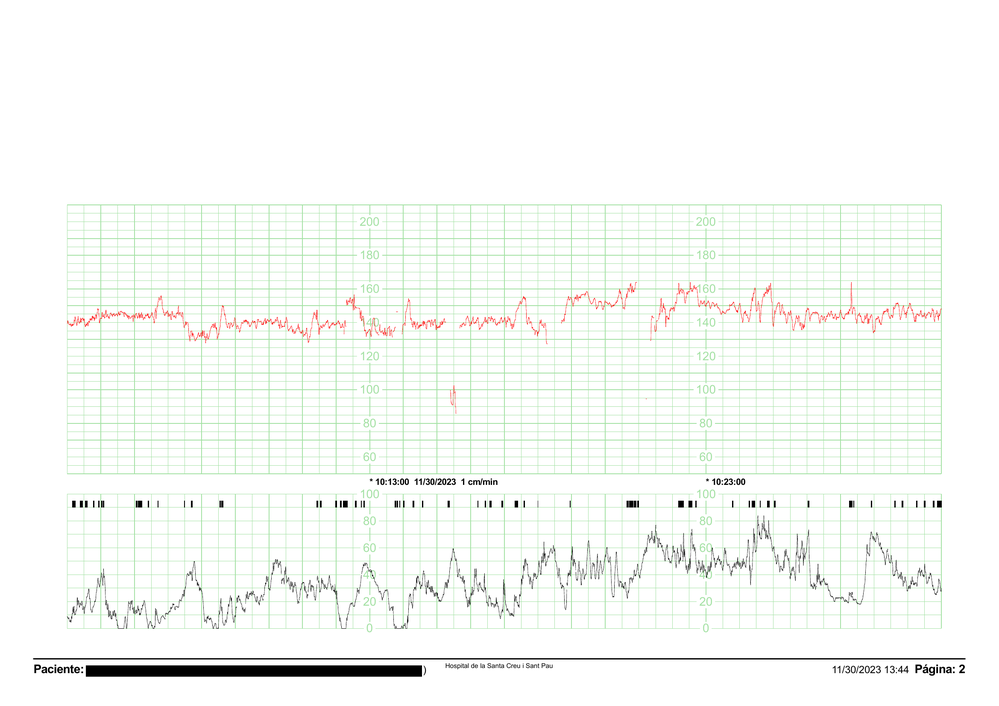
#> input picture src/core/img2.png, 999 x 706 px, shrunk from 2339 x 1654 before the run
$ python -i segmentation.py   (imports and definitions only)
#> lines starting #> are read from the running program, lines starting #| are printed output that depends on the picture; after the words box and inside, x2 and y2 are one past the last pixel; in counts of white or black regions, pixels touching at a corner belong together
#> further down, picture is the input picture: shape (706, 999, 3); mean B, G, R 246.2, 249.4, 246.8
import cv2
import numpy as np


def segment_colors(img):
    green_segmented_img = segment_green(img)
    red_segmented_img = segment_red(img)
    black_segmented_img = detect_and_paint(img) #segment_black(img)

    return green_segmented_img, red_segmented_img, black_segmented_img


def segment_green(image):
    # Convert the image from BGR to HSV color space
    hsv = cv2.cvtColor(image, cv2.COLOR_BGR2HSV)
#> hsv: shape (706, 999, 3); mean H, S, V 14.8, 4, 250

    # Define the lower and upper bounds for the green color in HSV
    lower_green = np.array([25, 25, 25])  # Adjust these values based on your specific case
    upper_green = np.array([110, 255, 255])  # Adjust these values based on your specific case

    # Create a mask using the inRange function to segment the green color
    mask = cv2.inRange(hsv, lower_green, upper_green)
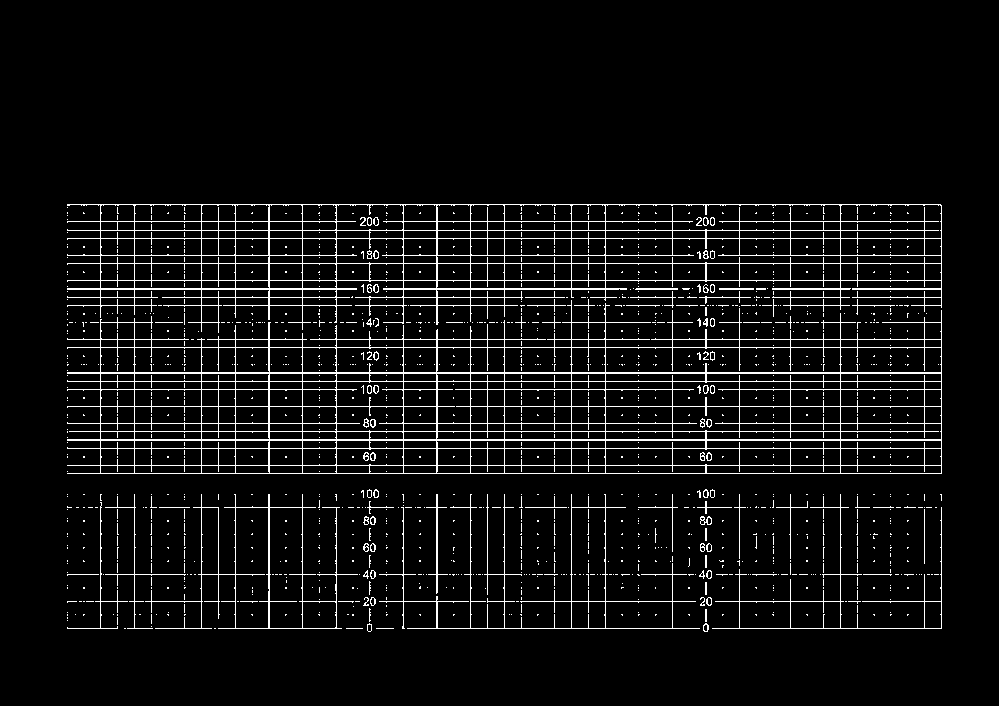
#> mask: shape (706, 999); 5.8% white in thin lines or dots, all inside (x1, y1, x2, y2) = (67, 204, 942, 632)

    # Apply the mask to the original image to get the segmented green values
    result = cv2.bitwise_and(image, image, mask=mask)
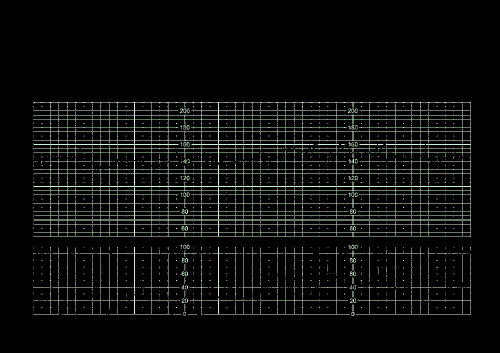
#> result: shape (706, 999, 3) (shown at 1/2 size); mean B, G, R 11.8, 13.7, 11.8

    return result

def segment_red(image):
    # Convert the image from BGR to HSV color space
    hsv = cv2.cvtColor(image, cv2.COLOR_BGR2HSV)

    # Define the lower and upper bounds for the red color in HSV
    lower_red1 = np.array([0, 100, 100])  # Adjust these values based on your specific case
    upper_red1 = np.array([10, 255, 255])  # Adjust these values based on your specific case
    lower_red2 = np.array([160, 100, 100])  # Adjust these values based on your specific case
    upper_red2 = np.array([180, 255, 255])  # Adjust these values based on your specific case

    # Create masks using the inRange function to segment the red color
    mask1 = cv2.inRange(hsv, lower_red1, upper_red1)
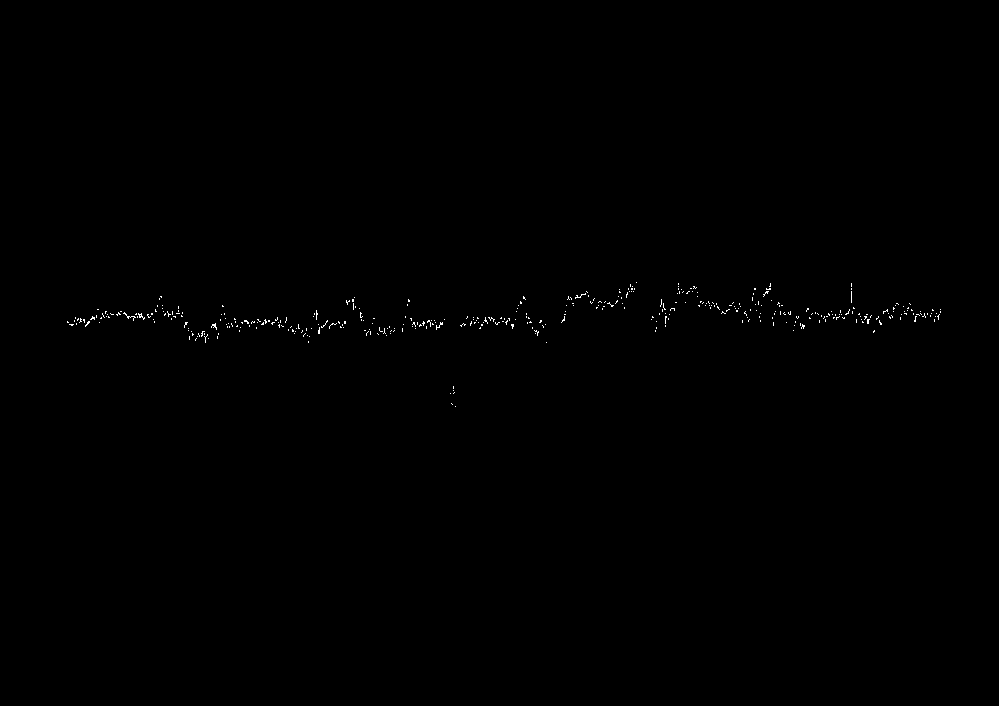
#> mask1: shape (706, 999); 0.2% white in thin lines or dots, all inside (x1, y1, x2, y2) = (67, 282, 941, 407)
    mask2 = cv2.inRange(hsv, lower_red2, upper_red2)
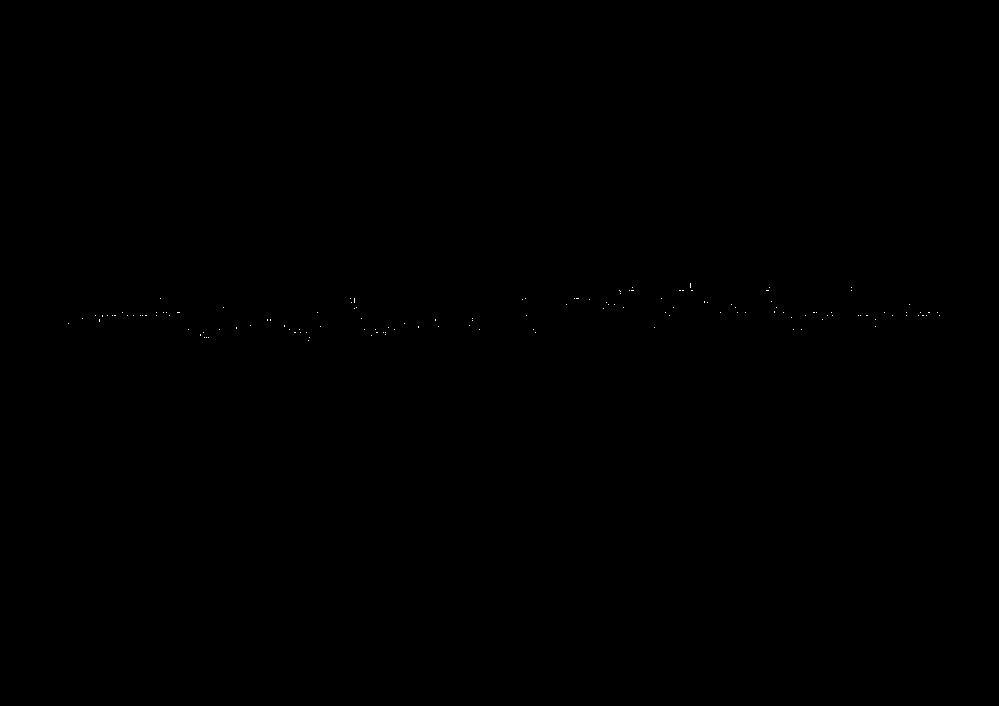
#> mask2: shape (706, 999); 0.02% white in thin lines or dots, all inside (x1, y1, x2, y2) = (68, 283, 940, 341)

    # Combine masks to get the final mask for red color
    mask_red = cv2.bitwise_or(mask1, mask2)

    # Apply the mask to the original image to get the segmented red values
    result_red = cv2.bitwise_and(image, image, mask=mask_red)

    return result_red

# [16 lines left out: function segment_black, not called in this run]

def detect_and_paint(image):

    # Create a mask for pixels with values (0, 0, 0)
    mask_black = np.all(image == [0, 0, 0], axis=-1)
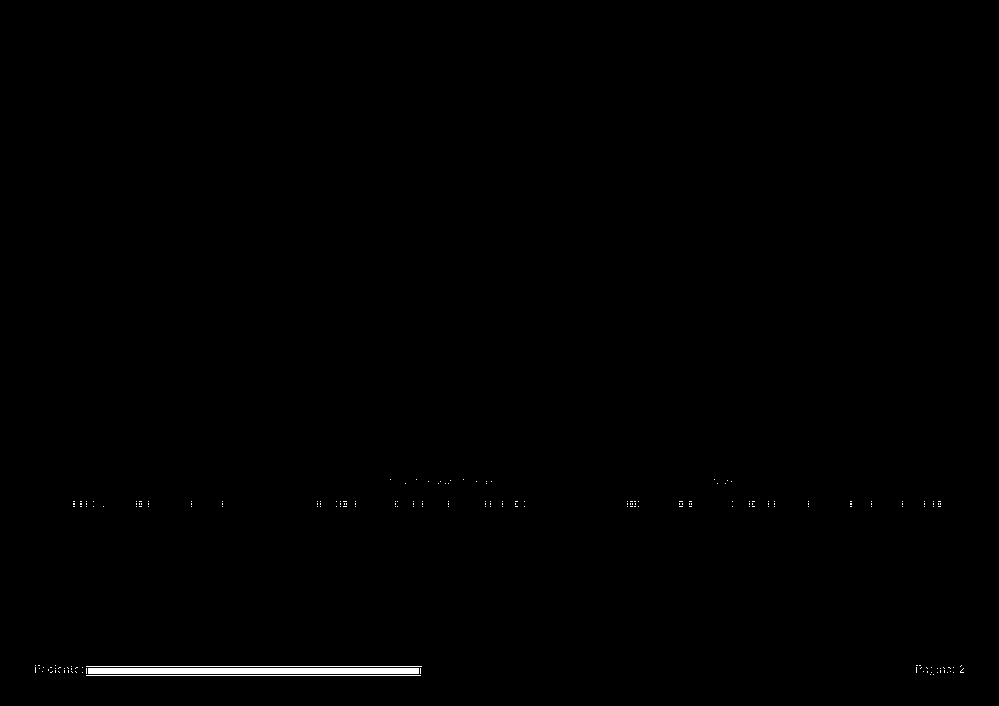
#> mask_black: shape (706, 999) bool; 0.43% white; 203 white regions (200 under 20 px), largest, box (x1, y1, x2, y2) and area: (88, 668, 419, 674) 1986, (86, 666, 422, 667) 336, (86, 675, 421, 676) 335

    # Create a white image
    white_image = np.ones_like(image) * 255

    # Paint pixels with values (0, 0, 0) black in the white image
    white_image[mask_black] = image[mask_black]


    return white_image

>>> import cv2
>>> picture = cv2.imread('../img2.png')
>>> result = segment_colors(picture)

$ run again, on src/core/img24.png
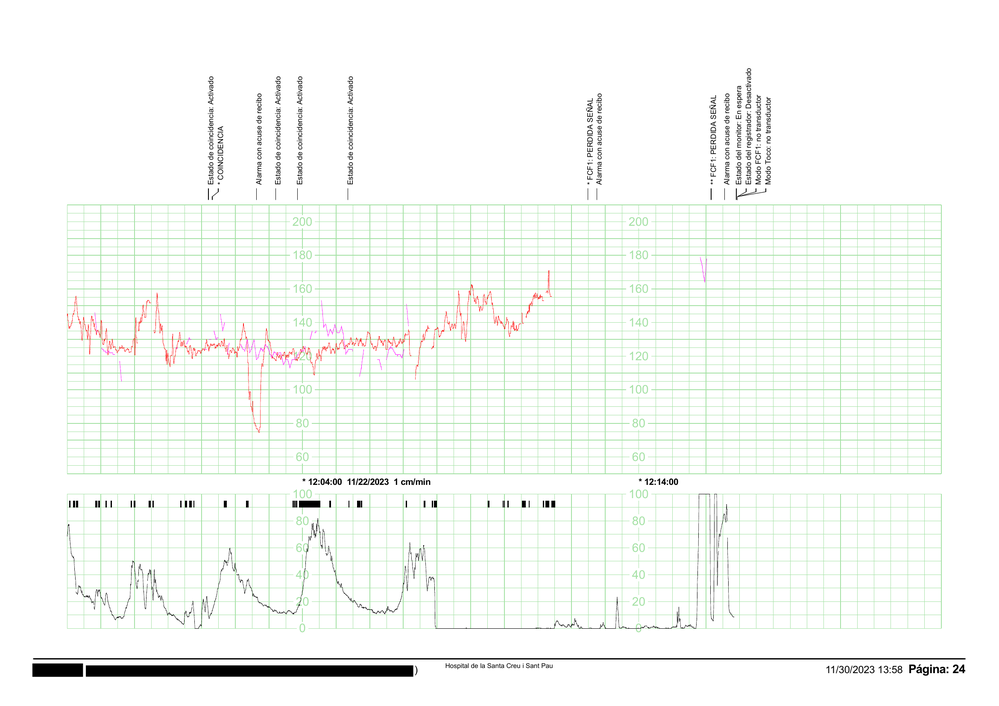
#> input picture src/core/img24.png, 999 x 706 px, shrunk from 2339 x 1654 before the run
#> picture is the input picture: shape (706, 999, 3); mean B, G, R 245.9, 249, 246.3
#> hsv: shape (706, 999, 3); mean H, S, V 14.8, 3.9, 249.5
#> in segment_green, `mask = cv2.inRange(hsv, lower_green, upper_green)`:
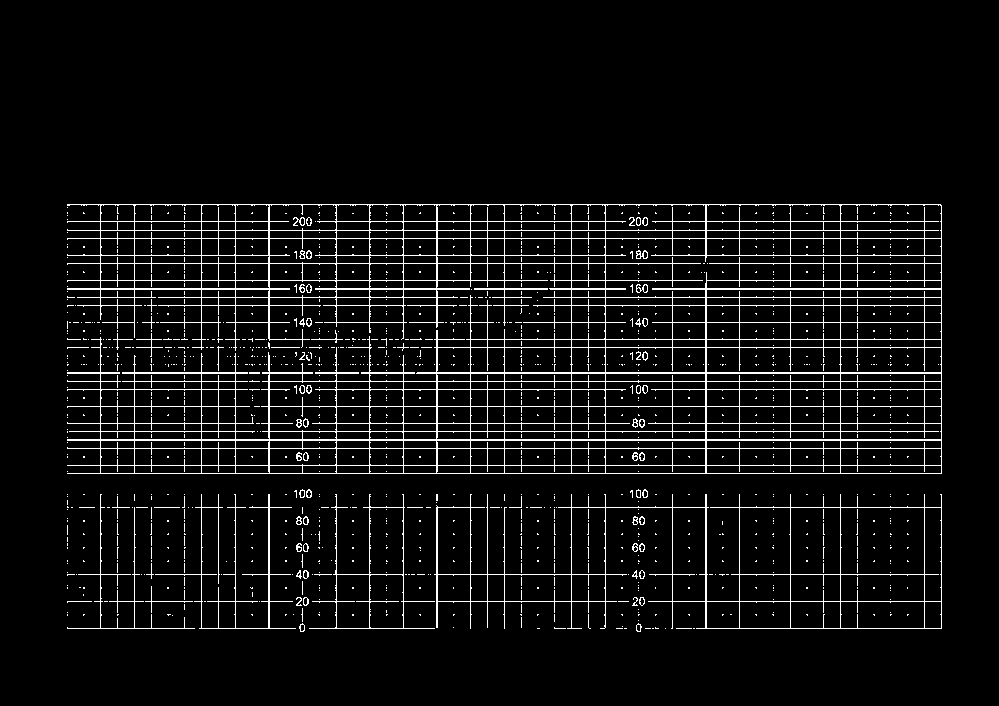
#> mask: shape (706, 999); 5.8% white in thin lines or dots, all inside (x1, y1, x2, y2) = (67, 204, 942, 632)
#> mask1: shape (706, 999); 0.12% white in thin lines or dots, all inside (x1, y1, x2, y2) = (67, 271, 551, 432)
#> mask2: shape (706, 999); 0.02% white in thin lines or dots, all inside (x1, y1, x2, y2) = (68, 287, 549, 431)
#> in detect_and_paint, `mask_black = np.all(image == [0, 0, 0], axis=-1)`:
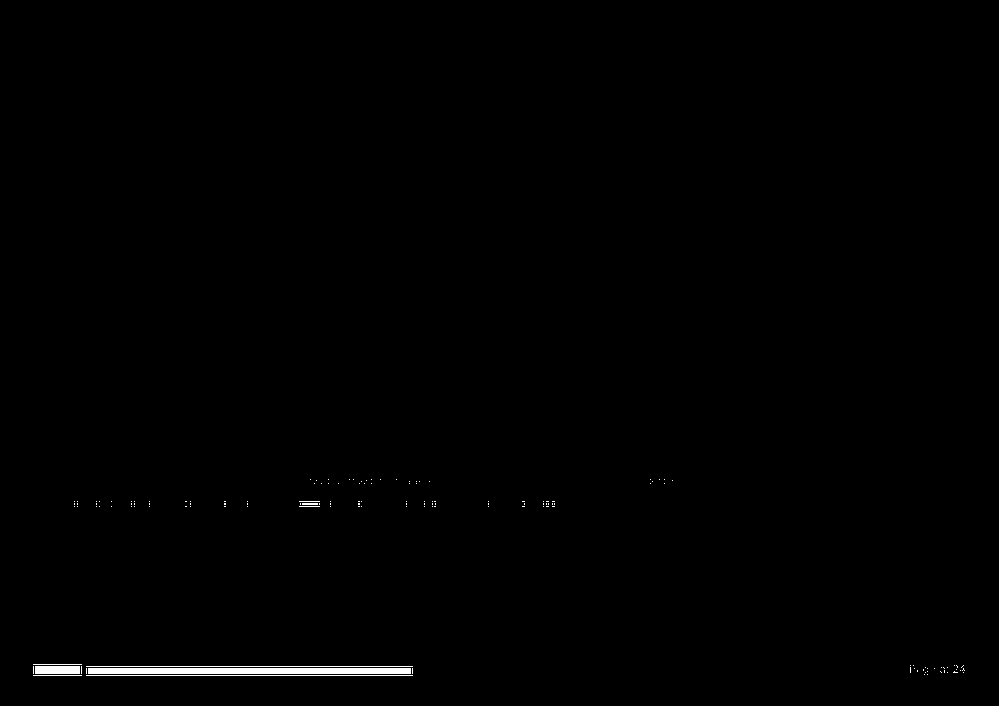
#> mask_black: shape (706, 999) bool; 0.48% white; 142 white regions (133 under 20 px), largest, box (x1, y1, x2, y2) and area: (88, 668, 411, 674) 1938, (35, 666, 80, 674) 360, (86, 666, 413, 667) 327

$ run again, on src/core/img3.png
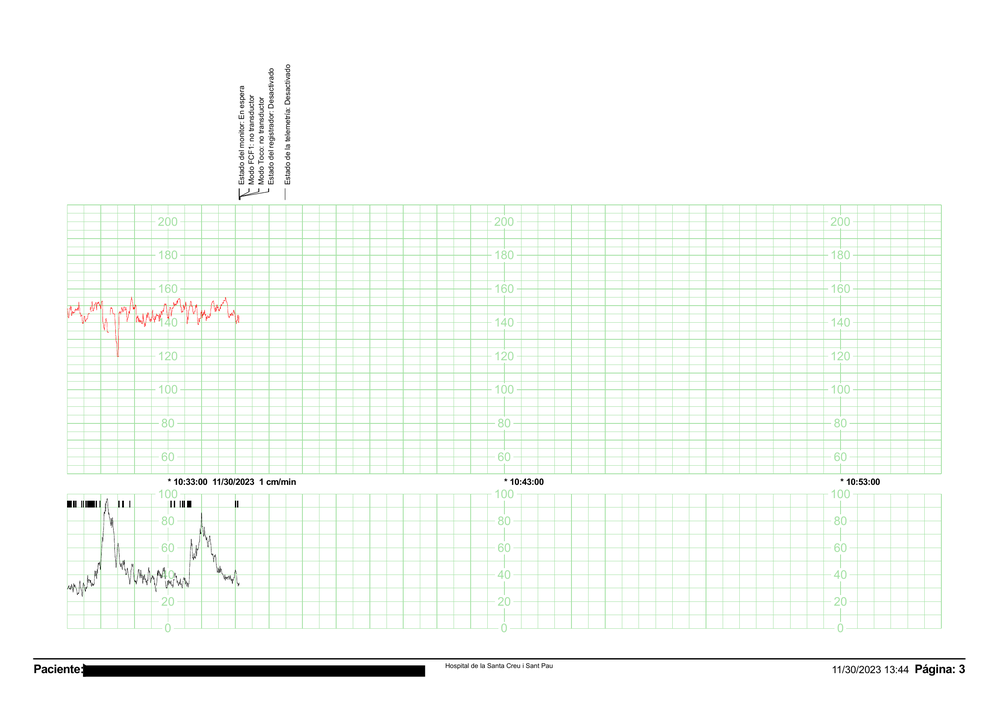
#> input picture src/core/img3.png, 999 x 706 px, shrunk from 2339 x 1654 before the run
#> picture is the input picture: shape (706, 999, 3); mean B, G, R 247.1, 250.4, 247.2
#> hsv: shape (706, 999, 3); mean H, S, V 14.5, 3.6, 250.5
#> in segment_green, `mask = cv2.inRange(hsv, lower_green, upper_green)`:
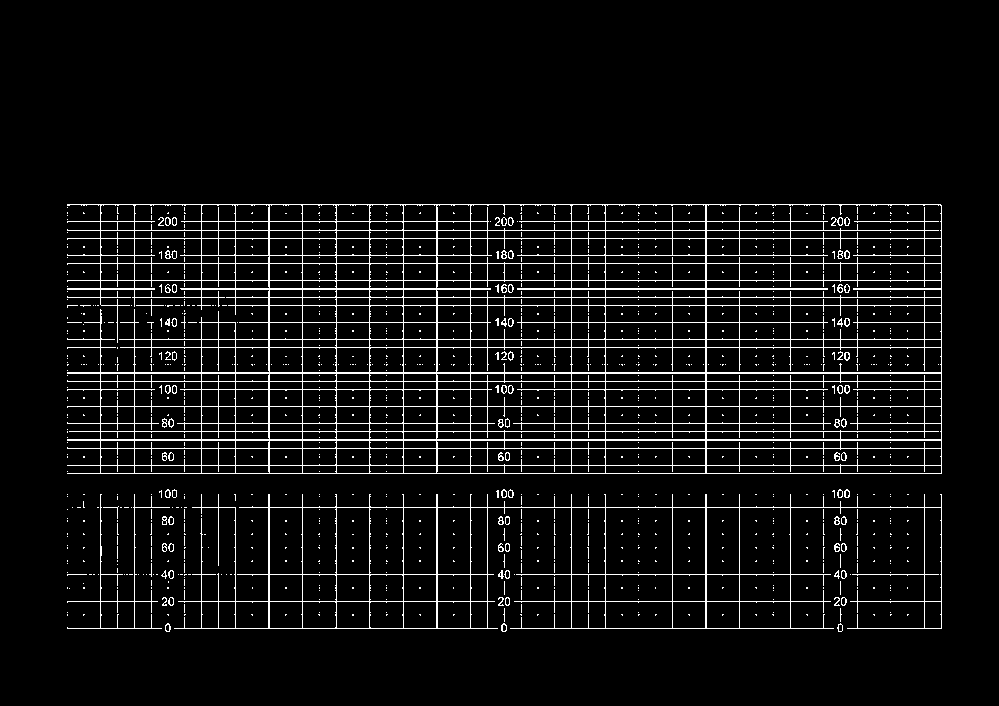
#> mask: shape (706, 999); 6% white in thin lines or dots, all inside (x1, y1, x2, y2) = (67, 204, 942, 632)
#> in segment_green, `result = cv2.bitwise_and(image, image, mask=mask)`:
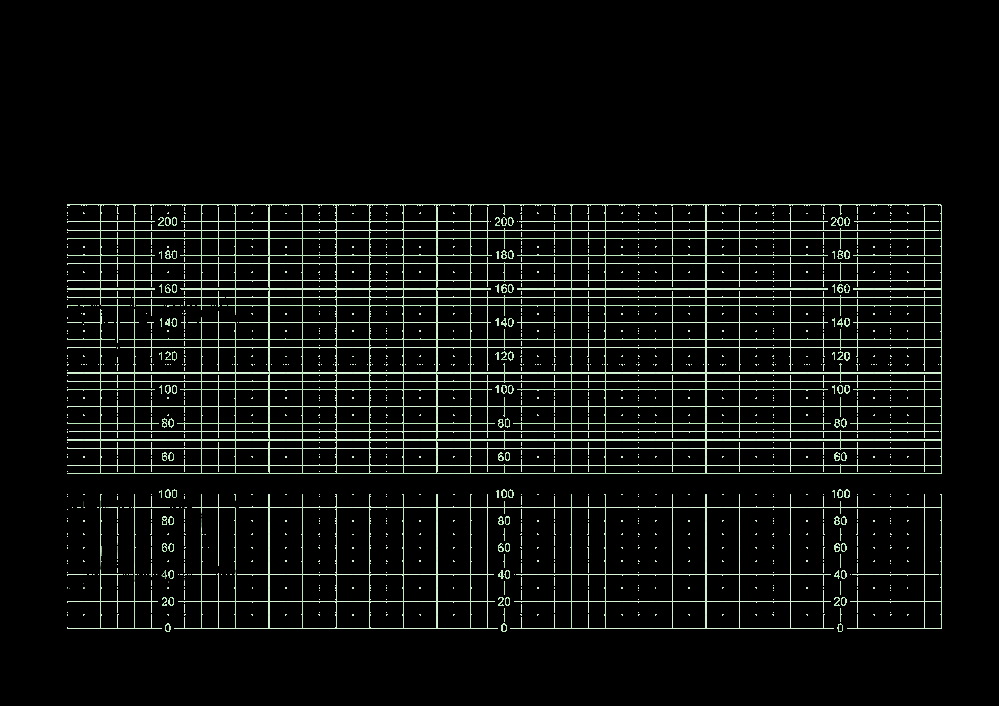
#> result: shape (706, 999, 3); mean B, G, R 12.2, 14.2, 12.2
#> mask1: shape (706, 999); 0.05% white in thin lines or dots, all inside (x1, y1, x2, y2) = (70, 297, 239, 357)
#> mask2: shape (706, 999); 0.01% white in thin lines or dots, all inside (x1, y1, x2, y2) = (68, 298, 237, 343)
#> mask_red: shape (706, 999); 0.05% white in thin lines or dots, all inside (x1, y1, x2, y2) = (68, 297, 239, 357)
#> mask_black: shape (706, 999) bool; 0.41% white; 104 white regions (101 under 20 px), largest, box (x1, y1, x2, y2) and area: (86, 668, 422, 674) 2016, (84, 665, 425, 674) 348, (84, 675, 425, 676) 341
